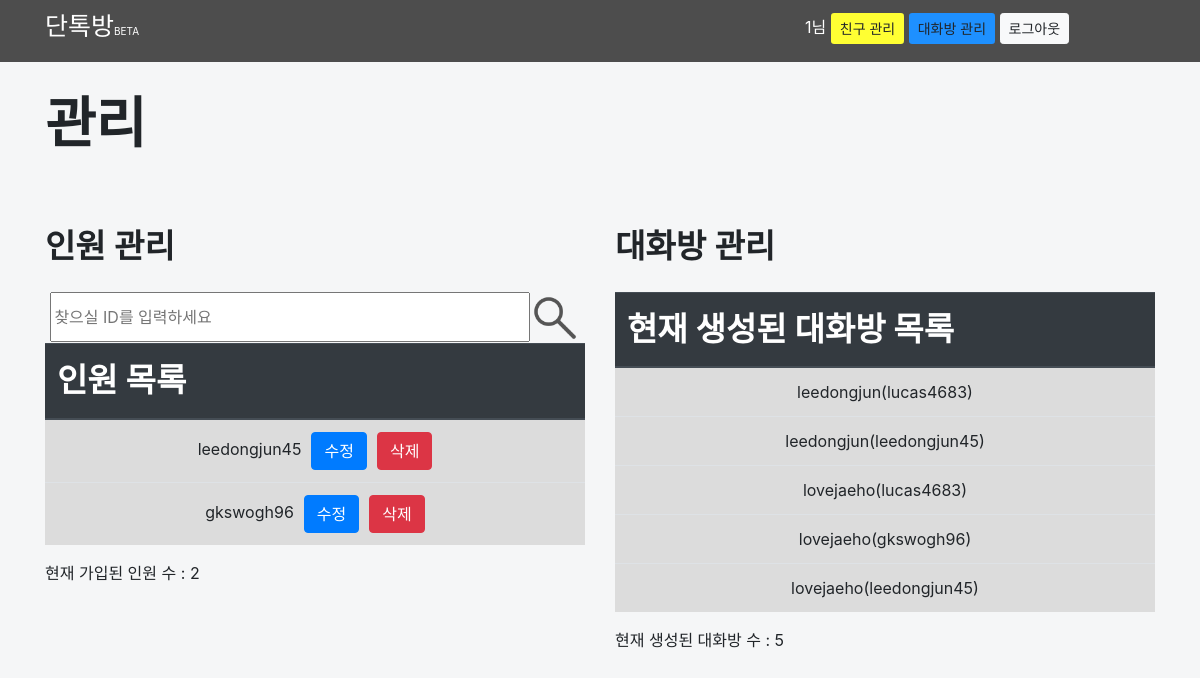
Page /DanTalk/admin_main (signed in) on the committed database.
### DanTalkMain/models.py (models this page shows)
class User(models.Model):
    DanTalk_ID = models.CharField(max_length=50, null=True, blank=True)
    DanTalk_PW = models.CharField(max_length=50, null=True, blank=True)
    DanTalk_Name = models.CharField(max_length=50, null=True, blank=True)
    DanTalk_Birth = models.CharField(max_length=8, null=True, blank=True)
    DanTalk_Email = models.CharField(max_length=50, null=True, blank=True)
    DanTalk_Gender = models.CharField(max_length=2, null=True, blank=True)
    DanTalk_PersonalAgree = models.CharField(max_length=2, default="1", null=True, blank=True)
    rank_list = (('1','관리자'),('2','사용자'))
    rank = models.CharField(choices=rank_list, default='2', max_length=3)
    DanTalk_SignUpDate = models.DateField(verbose_name="회원가입 날짜", null=True, blank=True)
    DanTalk_LastDate = models.DateField(verbose_name="마지막 접속 시간", null=True, blank=True)
    DanTalk_ClientAddress = models.CharField(max_length=50, null=True, blank=True)
    is_active = models.BooleanField(default=False)

class DanTalkRoom(models.Model):
    DanTalkRoom_ID = models.CharField(max_length=10, null=True, blank=True)
    DanTalkRoom_Name = models.CharField(max_length=100, null=True, blank=True)
    DanTalkRoom_UsrList = models.CharField(max_length=50, null=True, blank=True)

### DanTalkMain/views.py (the view)
# urls.py: path('DanTalk/admin_main', views.admin_main, name="admin_main"),
def admin_main(request):
    user_list = User.objects.all()
    dantalkroom_list = DanTalkRoom.objects.all()
    usr_count = 0
    talk_count = 0
    for a in user_list:
        usr_count = usr_count+1
    for a in dantalkroom_list:
        talk_count = talk_count+1
    return render(request, 'DanTalkMain/dantalkadmin/adminmain.html', {'dantalkroom_list':dantalkroom_list, 'user_list':user_list, 'usr_count':usr_count,'talk_count':talk_count})

### DanTalkMain/templates/DanTalkMain/dantalkadmin/adminmain.html (shortened to what this page needs)
{% load static %}
<!DOCTYPE html>
<html lang="ko">
<head>
<link rel="stylesheet" href="https://stackpath.bootstrapcdn.com/bootstrap/4.3.1/css/bootstrap.min.css">
</head>
<body style="background-color: #F5F6F7;">
<div id="mainwidth" >
    <nav class="site-header sticky-top" style="background-color:#4d4d4d; padding-top:8px; padding-bottom:8px;">
        <div class="container">
            <div class="row">
                <div class="col-md-2" onclick="location.href='{% url 'DanTalkMain:main' %}'">
                    <label style="color:white; font-size:25px; cursor:pointer;">단톡방</label><label style="font-size:10px; color:white;">BETA</label>
                </div>
                <div class="col-md-6">
                </div>
                <div class="col-md-4" style="padding-top:5px;">
                    {% if request.session.rank == '1' %}
                        <button type="button" class="btn btn-sm" style="background-color:#1E90FF;" onclick="location.href='{% url 'DanTalkMain:admin_main' %}'">관리자</button>
                        <button type="button" class="btn btn-light btn-sm" onclick="location.href='{% url 'DanTalkMain:logout' %}'">로그아웃</button>
                    {% elif request.session.dantalk_id %}
                        <a style="color:#FFFFFF; cursor:pointer;" href="{% url 'DanTalkMain:to_usr_pw_modify' %}">{{request.session.dantalk_id}}님 </a>
                        <button type="button" class="btn btn-sm" style="background-color:#FFFF33;" onclick="location.href='{% url 'DanTalkMain:to_add_friend_list' %}'">친구 관리</button>
                        <button type="button" class="btn btn-sm" style="background-color:#1E90FF;" onclick="location.href='{% url 'DanTalkMain:index' %}'">대화방 관리</button>
                        <button type="button" class="btn btn-light btn-sm" onclick="location.href='{% url 'DanTalkMain:logout' %}'">로그아웃</button>
                    {% else %}
                        <button type="button" class="btn btn-light btn-sm" style="margin-left:40px;" onclick="location.href='{% url 'DanTalkMain:loginpage' %}'">로그인</button>
                        <button type="button" class="btn btn-sm" style="background-color:#FFFF33;" onclick="location.href='{% url 'DanTalkMain:toSignUp' %}'">회원가입</button>
                    {% endif %}
                </div>
            </div>
        </div>
    </nav>
    <div class="container">
        <label style="font-size:55px; font-weight:600; margin-top:20px;">관리</label>
        <div class="row">
            <div class="col-md-6" style="margin-top:50px;">
            <label style="font-size:33px; font-weight:600; margin-bottom:20px;">인원 관리</label><br>
            <input type="text" id="friend_find" name="friend_find" style="position:relative; left:1%; width:480px; height:50px;" placeholder="찾으실 ID를 입력하세요">
            <img src="{% static 'DanTalkMain/img/searching.png'%}" id="search" style="position:relative; width:50px; height:50px; cursor:pointer;">
            <table class="table">
                <thead class="thead-dark">
                    <tr>
                    <th scope="col" style="font-size:33px;">인원 목록</th>
                    </tr>
                </thead>
                <tbody id="find_result" style="background-color:#DCDCDC; text-align:center;">
                    {% for usr in user_list %}
                        <tr>
                            <td id="td{{usr.id}}">{{usr.DanTalk_ID}}<button type="button" onclick="location.href='{% url 'DanTalkMain:to_usr_pw_modify_admin' usr.DanTalk_ID%}'" class="btn btn-primary" style="margin-left:10px;">수정</button><button type="button" id="buttondelete{{usr.id}}" onclick="usr_delete(this.id)" class="btn btn-danger" style="margin-left:10px;">삭제</button></td>
                        </tr>
                    {% endfor %}
                </tbody>
            </table>
            현재 가입된 인원 수 : {{usr_count}}
            </div>
            <div class="col-md-6" style="margin-top:50px;">
            <label style="font-size:33px; font-weight:600; margin-bottom:20px;">대화방 관리</label><br>
            <table class="table">
                <thead class="thead-dark">
                    <tr>
                    <th scope="col" style="font-size:33px;">현재 생성된 대화방 목록</th>
                    </tr>
                </thead>
                <tbody style="background-color:#DCDCDC; text-align:center;">
                    {% for dantalkroom in dantalkroom_list %}
                        <tr>
                            <td id="td{{dantalkroom.id}}">{{dantalkroom.DanTalkRoom_Name}}({{dantalkroom.DanTalkRoom_UsrList}})</td>
                        </tr>
                    {% endfor %}
                </tbody>
            </table>
            현재 생성된 대화방 수 : {{talk_count}}
            </div>
        </div>
    </div>
</div>
</body>

### rows in the picture
User: DanTalk_ID "leedongjun45"
User: DanTalk_ID "gkswogh96"
DanTalkRoom: DanTalkRoom_Name "leedongjun", DanTalkRoom_UsrList "lucas4683"
DanTalkRoom: DanTalkRoom_Name "leedongjun", DanTalkRoom_UsrList "leedongjun45"
DanTalkRoom: DanTalkRoom_Name "lovejaeho", DanTalkRoom_UsrList "lucas4683"
DanTalkRoom: DanTalkRoom_Name "lovejaeho", DanTalkRoom_UsrList "gkswogh96"
DanTalkRoom: DanTalkRoom_Name "lovejaeho", DanTalkRoom_UsrList "leedongjun45"

### other values in the picture
{{ request.session.dantalk_id }} "1"
{{ usr_count }} "2"
{{ talk_count }} "5"
